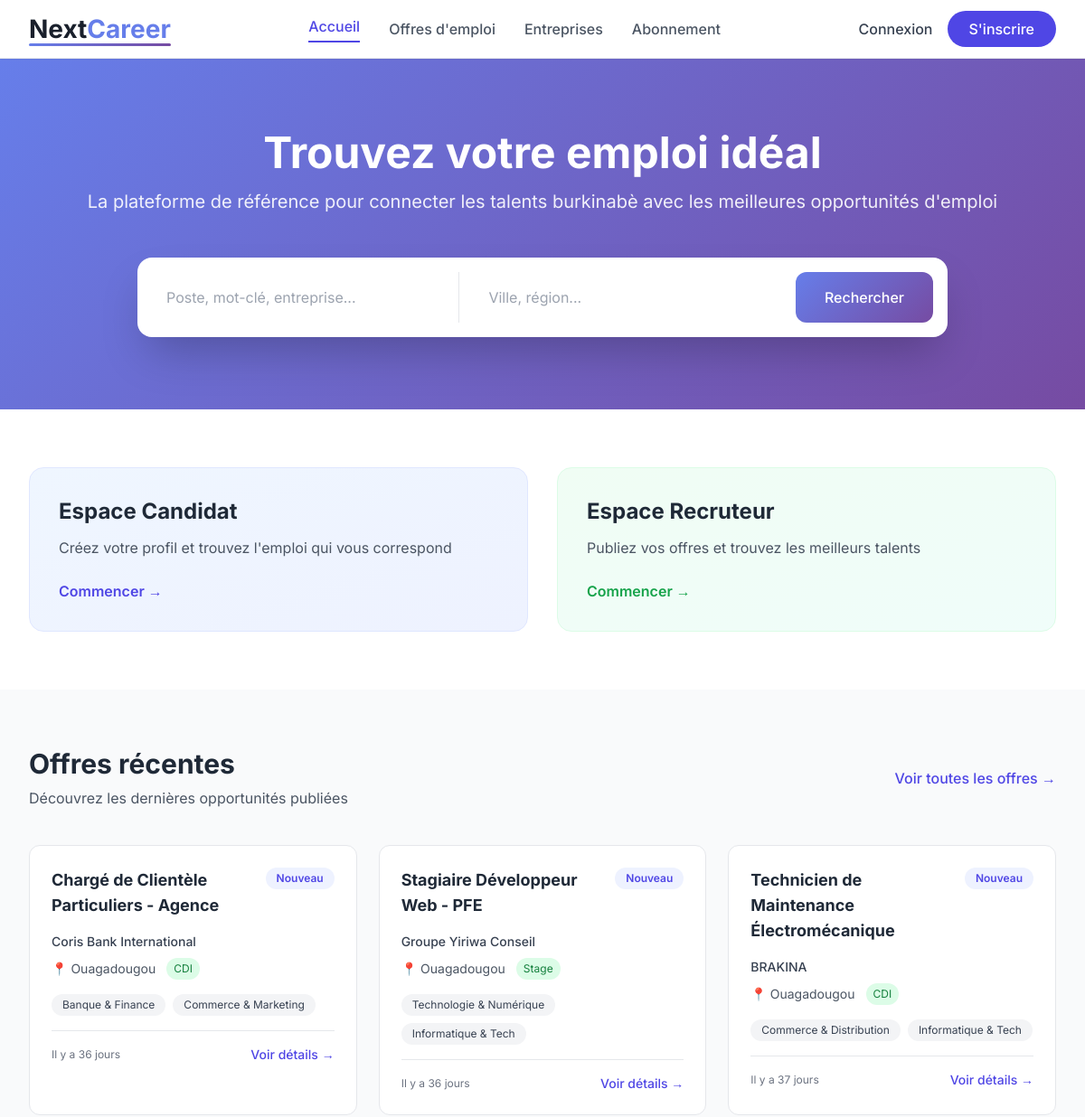
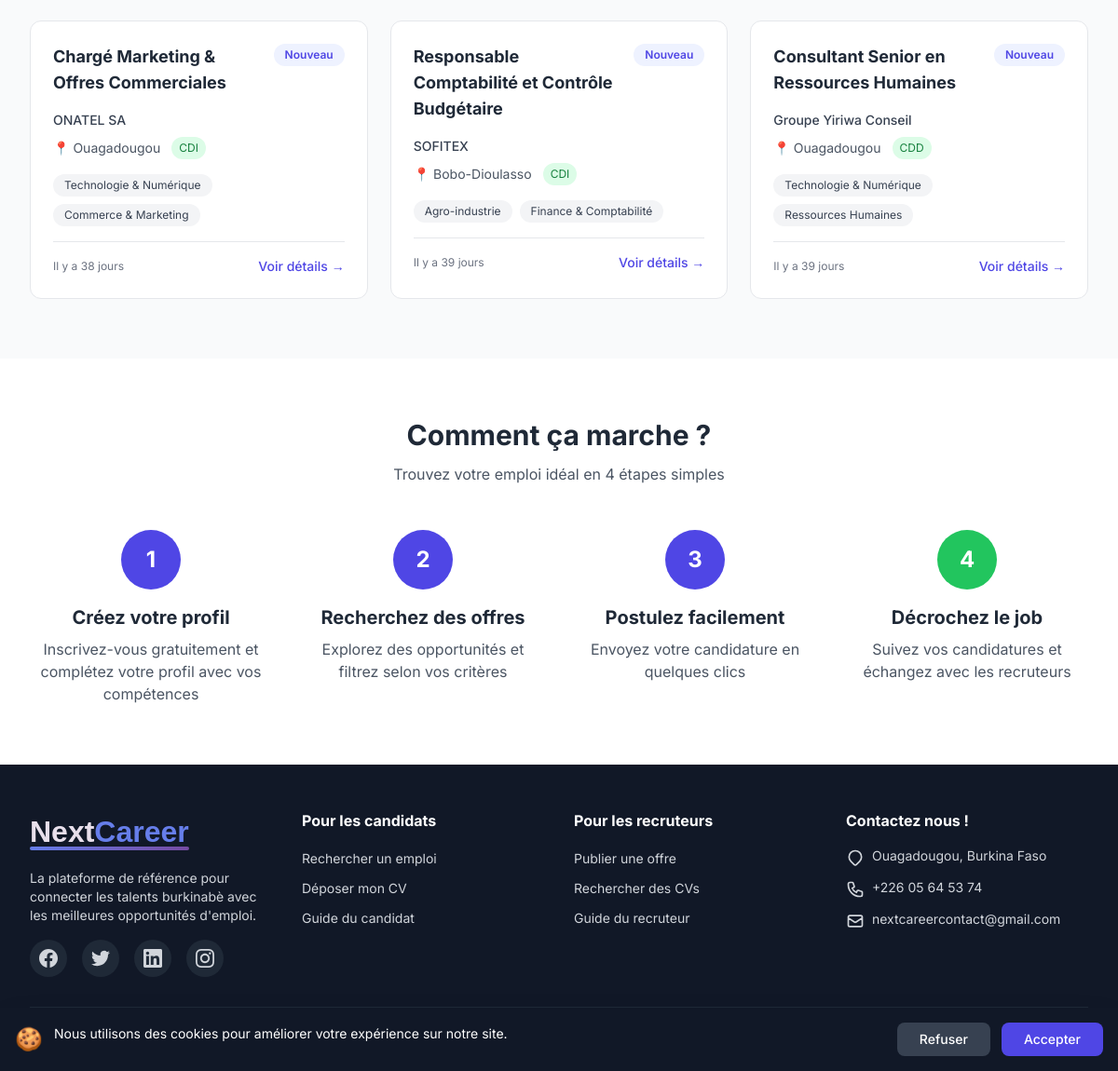
The page / on the database its author committed (2 pictures, top to bottom).
### tables this page shows
CREATE TABLE IF NOT EXISTS `offres_emploi` (
  `id_offre` int NOT NULL AUTO_INCREMENT,
  `id_recruteur` int DEFAULT NULL,
  `id_secteur` int DEFAULT NULL,
  `id_domaine` int DEFAULT NULL,
  `titre_emploi` varchar(150) DEFAULT NULL,
  `description_offre` text,
  `competences_requises` text,
  `localisation` varchar(100) DEFAULT NULL,
  `date_publication` date DEFAULT NULL,
  `statut_recherche` varchar(50) DEFAULT NULL,
  `date_limite` date DEFAULT NULL,
  `salaire_min` int DEFAULT NULL,
  `salaire_max` int DEFAULT NULL,
  `profil_recherche` text,
  `avantages` text,
  PRIMARY KEY (`id_offre`),
  KEY `id_recruteur` (`id_recruteur`),
  KEY `id_secteur` (`id_secteur`),
  KEY `id_domaine` (`id_domaine`)
);

CREATE TABLE IF NOT EXISTS `recruteurs` (
  `id_recruteur` int NOT NULL AUTO_INCREMENT,
  `id_user` int DEFAULT NULL,
  `nom_entreprise` varchar(150) DEFAULT NULL,
  `ville_entreprise` varchar(100) DEFAULT NULL,
  `adresse_professionnelle` varchar(255) DEFAULT NULL,
  `nombre_employes` int DEFAULT NULL,
  `description_entreprise` text,
  `secteur` varchar(100) DEFAULT NULL,
  PRIMARY KEY (`id_recruteur`),
  UNIQUE KEY `idx_id_user_recruteur` (`id_user`)
);

CREATE TABLE IF NOT EXISTS `secteurs` (
  `id_secteur` int NOT NULL AUTO_INCREMENT,
  `nom_secteur` varchar(100) DEFAULT NULL,
  `description_secteur` text,
  `date_creation` date DEFAULT NULL,
  PRIMARY KEY (`id_secteur`)
);

CREATE TABLE IF NOT EXISTS `domaines` (
  `id_domaine` int NOT NULL AUTO_INCREMENT,
  `nom_domaine` varchar(100) DEFAULT NULL,
  `description_domaine` text,
  `nombre_offre` int DEFAULT NULL,
  PRIMARY KEY (`id_domaine`)
);

### index.php (the view, shortened to what the rows shown need)
<?php
require_once 'config/db.php';
try {
    $stmt = $pdo->query("
        SELECT
            oe.id_offre,
            oe.titre_emploi,
            oe.localisation,
            oe.description_offre,
            oe.competences_requises,
            oe.date_publication,
            oe.date_limite,
            oe.statut_recherche,
            oe.id_recruteur,
            oe.id_secteur,
            oe.id_domaine,
            r.nom_entreprise,
            s.nom_secteur,
            d.nom_domaine
        FROM offres_emploi oe
        LEFT JOIN recruteurs r ON oe.id_recruteur = r.id_recruteur
        LEFT JOIN secteurs s ON oe.id_secteur = s.id_secteur
        LEFT JOIN domaines d ON oe.id_domaine = d.id_domaine
        ORDER BY oe.date_publication DESC
        LIMIT 6
    ");
    $offres = $stmt->fetchAll();
} catch (PDOException $e) {
    $offres = [];
    $error_message = "Erreur SQL : " . $e->getMessage();
}
?>
<!DOCTYPE html>
<html lang="fr">
<head>
    <link rel="stylesheet" href="assets/css/tailwind.min.css">
</head>
<body class="bg-gray-50">
    <section class="gradient-bg text-white py-20">
        <div class="max-w-7xl mx-auto px-4 sm:px-6 lg:px-8">
            <div class="text-center mb-12">
                <h2 class="text-4xl md:text-5xl font-bold mb-4">Trouvez votre emploi idéal</h2>
            </div>
        </div>
    </section>
    <section class="py-16 bg-gray-50">
        <div class="max-w-7xl mx-auto px-4 sm:px-6 lg:px-8">
            <div class="flex justify-between items-center mb-10">
                <div>
                    <h2 class="text-3xl font-bold text-gray-800">Offres récentes</h2>
                </div>
            </div>
            <div class="grid md:grid-cols-3 gap-6">
                <?php if (!empty($offres)): ?>
                    <?php foreach ($offres as $offre): ?>
                        <div class="card-hover bg-white rounded-xl p-6 border border-gray-200">
                            <div class="flex items-start justify-between mb-4">
                                <h3 class="text-lg font-bold text-gray-800 flex-1">
                                    <?= htmlspecialchars($offre['titre_emploi']) ?>
                                </h3>
                                <span class="bg-indigo-50 text-indigo-600 text-xs font-semibold px-3 py-1 rounded-full ml-2">Nouveau</span>
                            </div>
                            <?php if (!empty($offre['nom_entreprise'])): ?>
                            <p class="text-sm text-gray-700 font-medium mb-2">
                                <?= htmlspecialchars($offre['nom_entreprise']) ?>
                            </p>
                            <?php endif; ?>
                            <div class="flex items-center gap-3 mb-4">
                                <?php if (!empty($offre['localisation'])): ?>
                                <span class="text-sm text-gray-600">
                                    📍 <?= htmlspecialchars($offre['localisation']) ?>
                                </span>
                                <?php endif; ?>
                                <?php if (!empty($offre['statut_recherche'])): ?>
                                <span class="text-xs bg-green-100 text-green-700 px-2 py-1 rounded-full">
                                    <?= htmlspecialchars($offre['statut_recherche']) ?>
                                </span>
                                <?php endif; ?>
                            </div>
                            <?php if (!empty($offre['nom_secteur']) || !empty($offre['nom_domaine'])): ?>
                            <div class="flex flex-wrap gap-2 mb-4">
                                <?php if (!empty($offre['nom_secteur'])): ?>
                                <span class="bg-gray-100 text-gray-700 text-xs px-3 py-1 rounded-full">
                                    <?= htmlspecialchars($offre['nom_secteur']) ?>
                                </span>
                                <?php endif; ?>
                                <?php if (!empty($offre['nom_domaine'])): ?>
                                <span class="bg-gray-100 text-gray-700 text-xs px-3 py-1 rounded-full">
                                    <?= htmlspecialchars($offre['nom_domaine']) ?>
                                </span>
                                <?php endif; ?>
                            </div>
                            <?php endif; ?>
                            <div class="flex items-center justify-between pt-4 border-t border-gray-200">
                                <span class="text-xs text-gray-500">
                                    <?php
                                        if (!empty($offre['date_publication'])) {
                                            $date_diff = time() - strtotime($offre['date_publication']);
                                            $days = floor($date_diff / (60 * 60 * 24));
                                            echo $days == 0 ? "Aujourd'hui" : "Il y a $days jour" . ($days > 1 ? 's' : '');
                                        } else {
                                            echo "Date inconnue";
                                        }
                                    ?>
                                </span>
                                <a href="offre.php?id=<?= $offre['id_offre'] ?>" class="text-indigo-600 font-medium hover:text-indigo-700 text-sm">
                                    Voir détails →
                                </a>
                            </div>
                        </div>
                    <?php endforeach; ?>
                <?php endif; ?>
            </div>
        </div>
    </section>
    <section class="py-16 bg-white">
        <div class="max-w-7xl mx-auto px-4 sm:px-6 lg:px-8">
            <div class="text-center mb-12">
                <h2 class="text-3xl font-bold text-gray-800 mb-3">Comment ça marche ?</h2>
            </div>
        </div>
    </section>
</body>
</html>

### rows shown on the page
offres_emploi: titre_emploi "Chargé de Clientèle Particuliers - Agence", id_recruteur.nom_entreprise "Coris Bank International", localisation "Ouagadougou", statut_recherche "CDI", id_secteur.nom_secteur "Banque & Finance", id_domaine.nom_domaine "Commerce & Marketing"
offres_emploi: titre_emploi "Stagiaire Développeur Web - PFE", id_recruteur.nom_entreprise "Groupe Yiriwa Conseil", localisation "Ouagadougou", statut_recherche "Stage", id_secteur.nom_secteur "Technologie & Numérique", id_domaine.nom_domaine "Informatique & Tech"
offres_emploi: titre_emploi "Technicien de Maintenance Électromécanique", id_recruteur.nom_entreprise "BRAKINA", localisation "Ouagadougou", statut_recherche "CDI", id_secteur.nom_secteur "Commerce & Distribution", id_domaine.nom_domaine "Informatique & Tech"
offres_emploi: titre_emploi "Chargé Marketing & Offres Commerciales", id_recruteur.nom_entreprise "ONATEL SA", localisation "Ouagadougou", statut_recherche "CDI", id_secteur.nom_secteur "Technologie & Numérique", id_domaine.nom_domaine "Commerce & Marketing"
offres_emploi: titre_emploi "Responsable Comptabilité et Contrôle Budgétaire", id_recruteur.nom_entreprise "SOFITEX", localisation "Bobo-Dioulasso", statut_recherche "CDI", id_secteur.nom_secteur "Agro-industrie", id_domaine.nom_domaine "Finance & Comptabilité"
offres_emploi: titre_emploi "Consultant Senior en Ressources Humaines", id_recruteur.nom_entreprise "Groupe Yiriwa Conseil", localisation "Ouagadougou", statut_recherche "CDD", id_secteur.nom_secteur "Technologie & Numérique", id_domaine.nom_domaine "Ressources Humaines"
